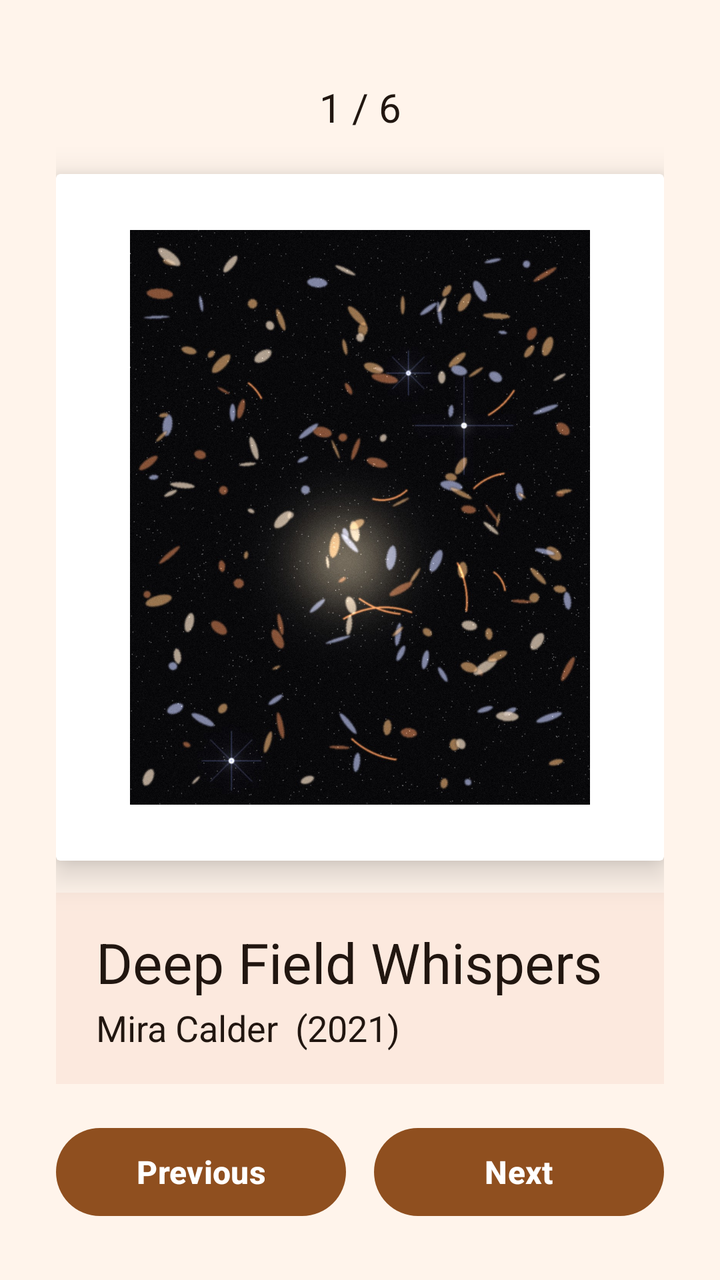
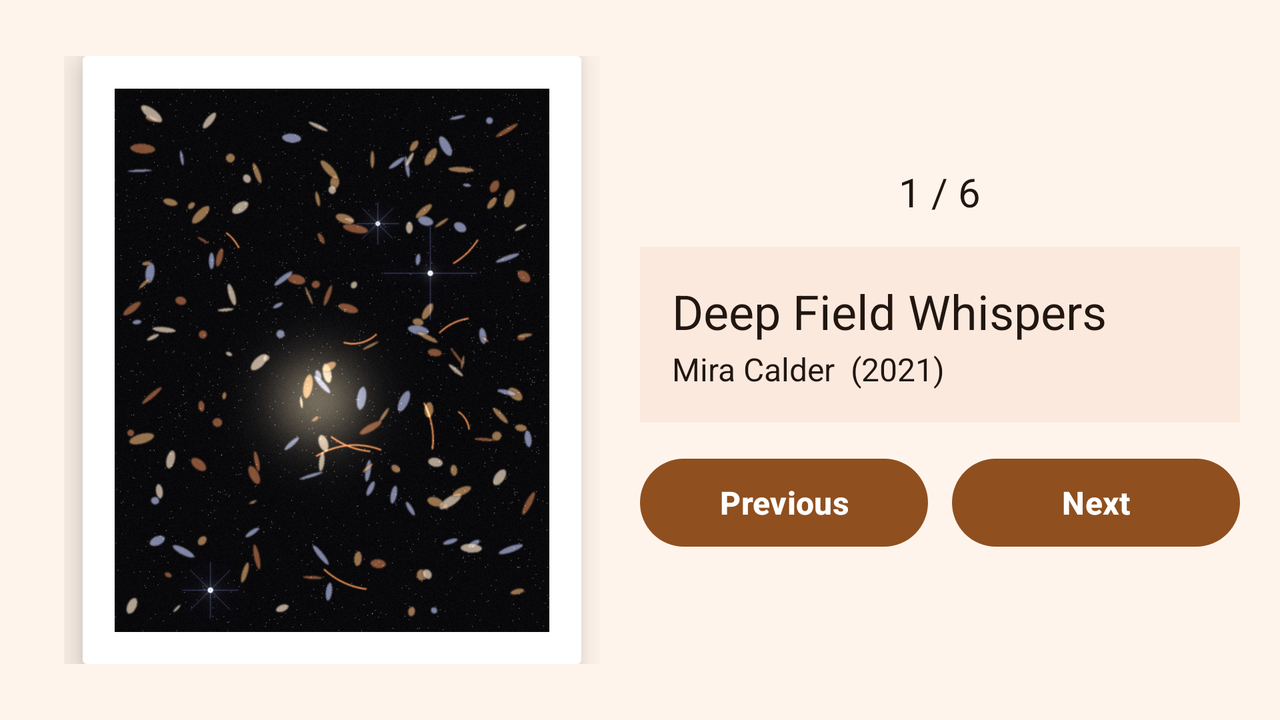

Two renders of one Android screen. The first uses the default layout on a phone; the second uses the alternative layout the repository ships for a different screen configuration, on a matching device. The two XML files are below.
<!-- AndroidManifest.xml: application theme Theme.ArtSpace -->
<!-- res/layout/activity_main.xml -->
<?xml version="1.0" encoding="utf-8"?>
<androidx.constraintlayout.widget.ConstraintLayout xmlns:android="http://schemas.android.com/apk/res/android"
    xmlns:app="http://schemas.android.com/apk/res-auto"
    xmlns:tools="http://schemas.android.com/tools"
    android:layout_width="match_parent"
    android:layout_height="match_parent"
    android:background="@color/gallery_background"
    android:paddingStart="28dp"
    android:paddingTop="40dp"
    android:paddingEnd="28dp"
    android:paddingBottom="28dp"
    tools:context=".MainActivity">

    
    <TextView
        android:id="@+id/tvCounter"
        android:layout_width="wrap_content"
        android:layout_height="wrap_content"
        android:textColor="@color/gallery_ink"
        android:textSize="20sp"
        app:layout_constraintEnd_toEndOf="parent"
        app:layout_constraintStart_toStartOf="parent"
        app:layout_constraintTop_toTopOf="parent"
        tools:text="1 / 6" />

    
    <androidx.cardview.widget.CardView
        android:id="@+id/cardArtwork"
        android:layout_width="match_parent"
        android:layout_height="wrap_content"
        android:layout_marginTop="20dp"
        android:layout_marginBottom="16dp"
        app:cardBackgroundColor="@color/gallery_frame"
        app:cardCornerRadius="2dp"
        app:cardElevation="10dp"
        app:layout_constrainedHeight="true"
        app:layout_constraintBottom_toTopOf="@id/cardInfo"
        app:layout_constraintTop_toBottomOf="@id/tvCounter"
        app:layout_constraintVertical_bias="0.5">

        <ImageView
            android:id="@+id/ivArtwork"
            android:layout_width="match_parent"
            android:layout_height="wrap_content"
            android:adjustViewBounds="true"
            android:clickable="true"
            android:contentDescription="@string/app_name"
            android:focusable="true"
            android:padding="28dp"
            android:scaleType="fitCenter"
            tools:src="@drawable/artwork_01_deep_field_whispers" />
    </androidx.cardview.widget.CardView>

    
    <LinearLayout
        android:id="@+id/cardInfo"
        android:layout_width="match_parent"
        android:layout_height="wrap_content"
        android:layout_marginBottom="18dp"
        android:background="@color/gallery_panel"
        android:orientation="vertical"
        android:paddingStart="20dp"
        android:paddingTop="16dp"
        android:paddingEnd="20dp"
        android:paddingBottom="16dp"
        app:layout_constraintBottom_toTopOf="@id/buttonRow">

        <TextView
            android:id="@+id/tvTitle"
            android:layout_width="match_parent"
            android:layout_height="wrap_content"
            android:textColor="@color/gallery_ink"
            android:textSize="28sp"
            tools:text="Deep Field Whispers" />

        <TextView
            android:id="@+id/tvArtistYear"
            android:layout_width="match_parent"
            android:layout_height="wrap_content"
            android:layout_marginTop="2dp"
            android:textColor="@color/gallery_ink"
            android:textSize="18sp"
            tools:text="Mira Calder  (2021)" />
    </LinearLayout>

    
    <LinearLayout
        android:id="@+id/buttonRow"
        android:layout_width="match_parent"
        android:layout_height="wrap_content"
        android:orientation="horizontal"
        app:layout_constraintBottom_toBottomOf="parent">

        <com.google.android.material.button.MaterialButton
            android:id="@+id/btnPrevious"
            style="@style/Widget.ArtSpace.Button"
            android:layout_width="0dp"
            android:layout_height="wrap_content"
            android:layout_marginEnd="7dp"
            android:layout_weight="1"
            android:text="@string/btn_previous" />

        <com.google.android.material.button.MaterialButton
            android:id="@+id/btnNext"
            style="@style/Widget.ArtSpace.Button"
            android:layout_width="0dp"
            android:layout_height="wrap_content"
            android:layout_marginStart="7dp"
            android:layout_weight="1"
            android:text="@string/btn_next" />
    </LinearLayout>

</androidx.constraintlayout.widget.ConstraintLayout>
<!-- resources referenced by this layout -->
<resources>
  <color name="gallery_background">#FFF4EB</color>
  <color name="gallery_frame">#FFFFFF</color>
  <color name="gallery_ink">#211610</color>
  <color name="gallery_panel">#FCE9DE</color>
  <!-- drawable artwork_01_deep_field_whispers: jpg bitmap (drawable-nodpi, 455845 bytes) -->
  <string name="app_name">ArtSpace</string>
  <string name="btn_next">Next</string>
  <string name="btn_previous">Previous</string>
  <style name="Widget.ArtSpace.Button" parent="Widget.Material3.Button">
          <item name="backgroundTint">@color/button_background</item>
          <item name="android:textColor">@color/button_text</item>
          <item name="cornerRadius">30dp</item>
          <item name="android:minHeight">52dp</item>
          <item name="android:textSize">16sp</item>
          <item name="android:textStyle">bold</item>
          <item name="android:textAllCaps">false</item>
      </style>
  <style name="Theme.ArtSpace" parent="Theme.Material3.Light.NoActionBar">
          <item name="colorPrimary">@color/gallery_accent</item>
          <item name="colorOnPrimary">@color/white</item>
          <item name="colorSecondary">@color/gallery_accent</item>
          <item name="android:windowBackground">@color/gallery_background</item>
          <item name="android:statusBarColor">@color/gallery_background</item>
          <item name="android:navigationBarColor">@color/white</item>
          <item name="android:windowLightStatusBar">true</item>
          <item name="android:windowLightNavigationBar">true</item>
          <item name="android:forceDarkAllowed">false</item>
      </style>
  <color name="gallery_accent">#8F4F1F</color>
  <color name="white">#FFFFFF</color>
</resources>
<!-- res/layout-land/activity_main.xml (the repository's variant of the layout above) -->
<!-- drawn on the phone turned sideways -->
<?xml version="1.0" encoding="utf-8"?>
<LinearLayout xmlns:android="http://schemas.android.com/apk/res/android"
    xmlns:app="http://schemas.android.com/apk/res-auto"
    xmlns:tools="http://schemas.android.com/tools"
    android:layout_width="match_parent"
    android:layout_height="match_parent"
    android:background="@color/gallery_background"
    android:baselineAligned="false"
    android:orientation="horizontal"
    android:padding="20dp"
    tools:context=".MainActivity">

    <FrameLayout
        android:layout_width="0dp"
        android:layout_height="match_parent"
        android:layout_weight="1"
        android:paddingStart="12dp"
        android:paddingTop="8dp"
        android:paddingEnd="20dp"
        android:paddingBottom="8dp">

        <androidx.cardview.widget.CardView
            android:id="@+id/cardArtwork"
            android:layout_width="wrap_content"
            android:layout_height="wrap_content"
            android:layout_gravity="center"
            app:cardBackgroundColor="@color/gallery_frame"
            app:cardCornerRadius="2dp"
            app:cardElevation="10dp">

            <ImageView
                android:id="@+id/ivArtwork"
                android:layout_width="wrap_content"
                android:layout_height="wrap_content"
                android:adjustViewBounds="true"
                android:clickable="true"
                android:contentDescription="@string/app_name"
                android:focusable="true"
                android:padding="16dp"
                android:scaleType="fitCenter"
                tools:src="@drawable/artwork_01_deep_field_whispers" />
        </androidx.cardview.widget.CardView>
    </FrameLayout>

    <LinearLayout
        android:layout_width="0dp"
        android:layout_height="match_parent"
        android:layout_weight="1"
        android:gravity="center_vertical"
        android:orientation="vertical">

        <TextView
            android:id="@+id/tvCounter"
            android:layout_width="wrap_content"
            android:layout_height="wrap_content"
            android:layout_gravity="center_horizontal"
            android:textColor="@color/gallery_ink"
            android:textSize="20sp"
            tools:text="1 / 6" />

        <LinearLayout
            android:id="@+id/cardInfo"
            android:layout_width="match_parent"
            android:layout_height="wrap_content"
            android:layout_marginTop="14dp"
            android:layout_marginBottom="14dp"
            android:background="@color/gallery_panel"
            android:orientation="vertical"
            android:padding="16dp">

            <TextView
                android:id="@+id/tvTitle"
                android:layout_width="match_parent"
                android:layout_height="wrap_content"
                android:textColor="@color/gallery_ink"
                android:textSize="24sp"
                tools:text="Deep Field Whispers" />

            <TextView
                android:id="@+id/tvArtistYear"
                android:layout_width="match_parent"
                android:layout_height="wrap_content"
                android:layout_marginTop="2dp"
                android:textColor="@color/gallery_ink"
                android:textSize="16sp"
                tools:text="Mira Calder  (2021)" />
        </LinearLayout>

        <LinearLayout
            android:id="@+id/buttonRow"
            android:layout_width="match_parent"
            android:layout_height="wrap_content"
            android:orientation="horizontal">

            <com.google.android.material.button.MaterialButton
                android:id="@+id/btnPrevious"
                style="@style/Widget.ArtSpace.Button"
                android:layout_width="0dp"
                android:layout_height="wrap_content"
                android:layout_marginEnd="6dp"
                android:layout_weight="1"
                android:text="@string/btn_previous" />

            <com.google.android.material.button.MaterialButton
                android:id="@+id/btnNext"
                style="@style/Widget.ArtSpace.Button"
                android:layout_width="0dp"
                android:layout_height="wrap_content"
                android:layout_marginStart="6dp"
                android:layout_weight="1"
                android:text="@string/btn_next" />
        </LinearLayout>
    </LinearLayout>

</LinearLayout>
